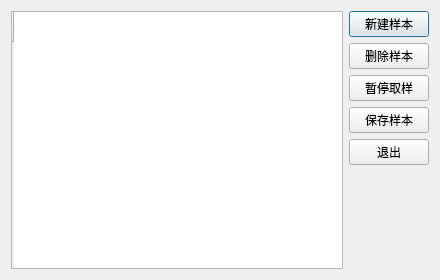
<?xml version="1.0" encoding="UTF-8"?>
<ui version="4.0">
 <class>MyDialog</class>
 <widget class="QDialog" name="MyDialog">
  <property name="geometry">
   <rect>
    <x>0</x>
    <y>0</y>
    <width>440</width>
    <height>280</height>
   </rect>
  </property>
  <property name="windowTitle">
   <string>Dialog</string>
  </property>
  <layout class="QGridLayout" name="gridLayout">
   <item row="0" column="0">
    <widget class="QTableWidget" name="tableWidget">
     <row>
      <property name="text">
       <string/>
      </property>
     </row>
    </widget>
   </item>
   <item row="0" column="1">
    <layout class="QVBoxLayout" name="verticalLayout">
     <item>
      <widget class="QPushButton" name="createBtn">
       <property name="text">
        <string>新建样本</string>
       </property>
      </widget>
     </item>
     <item>
      <widget class="QPushButton" name="deleteBtn">
       <property name="text">
        <string>删除样本</string>
       </property>
      </widget>
     </item>
     <item>
      <widget class="QPushButton" name="stopBtn">
       <property name="text">
        <string>暂停取样</string>
       </property>
      </widget>
     </item>
     <item>
      <widget class="QPushButton" name="saveBtn">
       <property name="text">
        <string>保存样本</string>
       </property>
      </widget>
     </item>
     <item>
      <widget class="QPushButton" name="exitBtn">
       <property name="text">
        <string>退出</string>
       </property>
      </widget>
     </item>
     <item>
      <spacer name="verticalSpacer">
       <property name="orientation">
        <enum>Qt::Vertical</enum>
       </property>
       <property name="sizeHint" stdset="0">
        <size>
         <width>20</width>
         <height>40</height>
        </size>
       </property>
      </spacer>
     </item>
    </layout>
   </item>
  </layout>
 </widget>
 <resources/>
 <connections/>
</ui>
